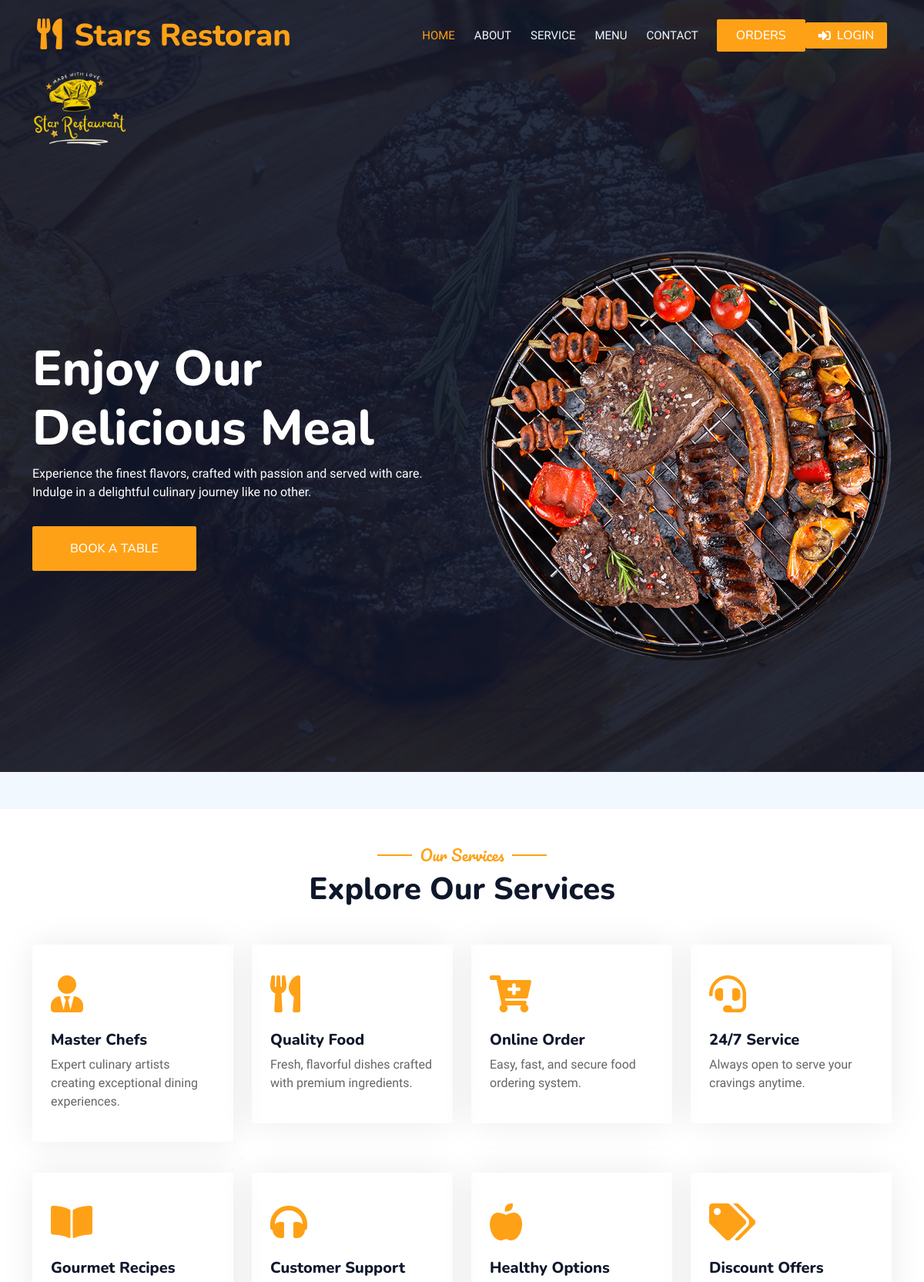
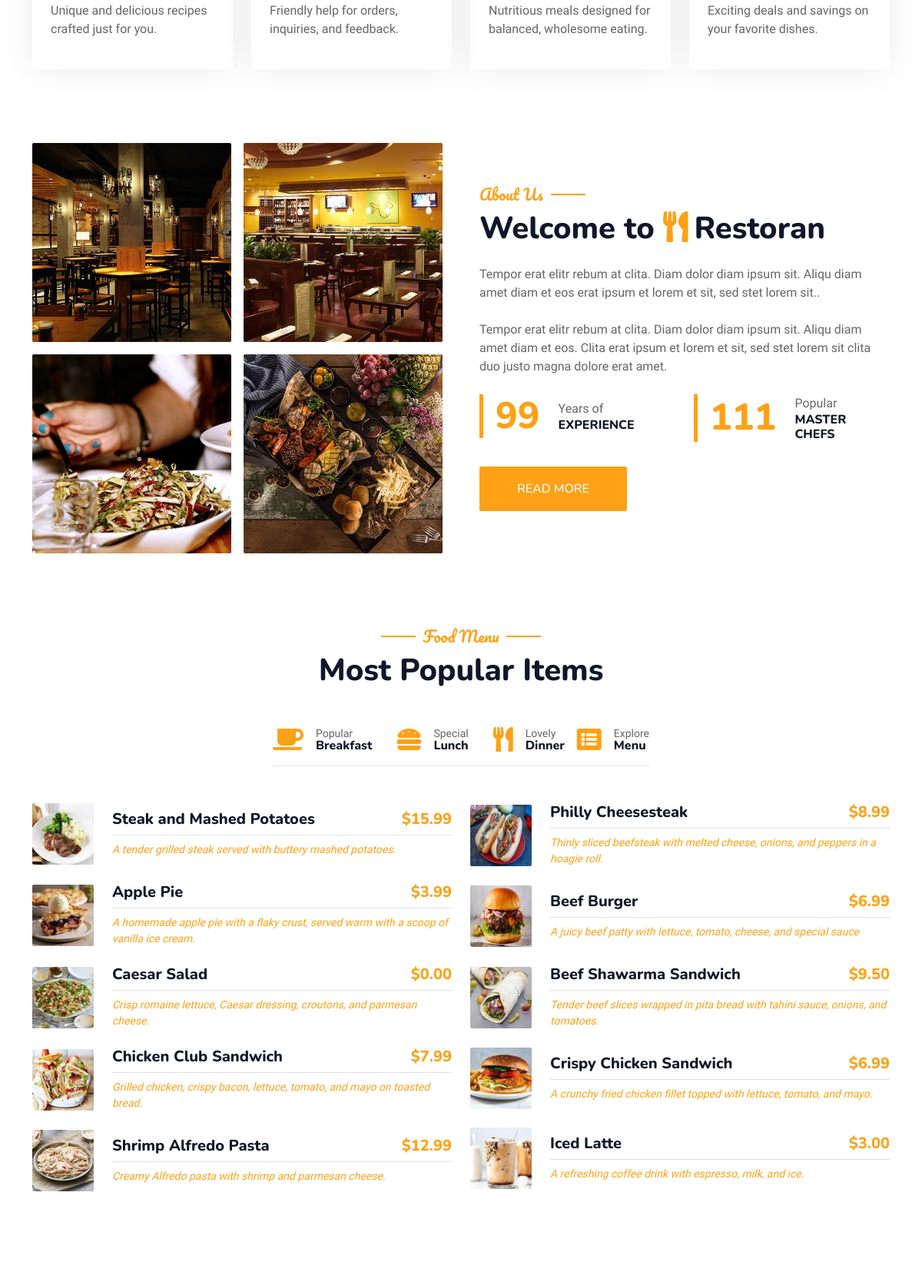
Page /stars/restaurant/ (upper part) on the committed database (2 pictures, top to bottom).
### restaurant_app/models.py (models this page shows, shortened)
class Rest_detail(models.Model):
    name = models.CharField(max_length=255,blank=False,default='restaurant')
    address = models.CharField(max_length=255,blank=False,default='address')
    phone_number = models.CharField(max_length=20,blank=False,default='phone_number')
    email = models.EmailField(max_length=255,blank=False,default='email')
    image = models.ImageField(upload_to='restaurant/',default='defa/defa.png')
    description1 = models.CharField(max_length=255,default='Enjoy OurDelicious Meal')
    description2 = models.CharField(max_length=1500,default='Tempor erat elitr rebum at clita. Diam dolor diam ipsum sit. Aliqu diam amet diam et eos. Clita erat ipsum et lorem et sit, sed stet lorem sit clita duo justo magna dolore erat amet')

class Services(models.Model):
    name = models.CharField(max_length=50, blank=False, default='Service')
    description = models.CharField(max_length=2500,blank=False,default='description of services')
    icon = models.ImageField(upload_to='icons/',default='defa/client.png')
    text_icon = models.CharField(max_length=2500,default='fa fa-3x fa-cart-plus text-primary mb-4')

class AboutUsImage(models.Model):
    about_us = models.ForeignKey(AboutUs, on_delete=models.CASCADE, related_name="images")
    image = models.ImageField(upload_to="about_us_images/")

class AboutUs(models.Model):
    paragraph_one = models.CharField(max_length=2500)
    paragraph_two = models.CharField(max_length=2500)
    experience_years = models.PositiveIntegerField(default=15)
    master_chefs = models.PositiveIntegerField(default=50)

class Food(models.Model):
    name = models.CharField(max_length=255,blank=False,default='food')
    price = models.DecimalField(max_digits=6, decimal_places=2,default=0.0)
    image = models.ImageField(upload_to=upload_to_dynamic,default='defa/defa.png')
    description = models.CharField(max_length=255,blank=False,default='description')
    class Meta:
        abstract = True

class Meals(Food):
    def __str__(self):
        return f"{self.name}"

class Sweets(Food):
    def __str__(self):
        return f"{self.name}"

class SizePriceMixin(models.Model):
    class Size(models.TextChoices):
        SMALL = 'SM', 'Small'
        MEDIUM = 'ME', 'Medium'
        LARGE = 'LA', 'Large'
    size = models.CharField(max_length=2, choices=Size.choices, default=Size.SMALL)
    small_price = models.DecimalField(max_digits=6, decimal_places=2, default=0.0)
    medium_price = models.DecimalField(max_digits=6, decimal_places=2, default=0.0)
    large_price = models.DecimalField(max_digits=6, decimal_places=2, default=0.0)
    class Meta:
        abstract = True

class Salads(Food, SizePriceMixin):
    def __str__(self):
        return f"{self.name} - {self.get_price_by_size(self.size)}"

class Sandwiches(Food):
    def __str__(self):
        return f"{self.name}"

class Drinks(Food, SizePriceMixin):
    class TypeOfDrinks(models.TextChoices):
        HOT = 'HO', 'Hot'
        COLD = 'CO', 'Cold'
    type_of_drink = models.CharField(max_length=2, choices=TypeOfDrinks.choices, default=TypeOfDrinks.COLD)

### restaurant_app/views.py (the view)
# urls.py: path('',views.home,name='home'),
def home(request):
    rest_detail = get_object_or_404(Rest_detail,pk =1)
    services = Services.objects.all()
    about_us = AboutUs.objects.first()
    about_us_images = AboutUsImage.objects.filter(about_us=about_us) if about_us else None
    drinks = Drinks.objects.all()
    meals = Meals.objects.all()
    sandwiches = Sandwiches.objects.all()
    grills = Grills.objects.all()
    sweets = Sweets.objects.all()
    salads = Salads.objects.all()
    comments = Comment.objects.filter(status='approved').order_by('-created_at')
    chefs = Chefs.objects.all()
    if chefs.count()>=4:
        chefs = random.sample(list(chefs), 4)
    combined_items = list(chain(drinks, meals, sandwiches, grills, sweets, salads))
    shuffle(combined_items)  # Shuffle the combined items
    items = combined_items[:10]  # Get 10 random items
    if items:
        half = len(items) // 2
        first_half = items[:half]
        second_half = items[half:]
    else:
        first_half = []
        second_half = []
    context = {
        'rest_detail': rest_detail,
        'services': services,
        'about_us': about_us,
        'about_us_images': about_us_images,
        'drinks': drinks,
        'meals': meals,
        'sandwiches': sandwiches,
        'grills': grills,
        'sweets': sweets,
        'salads': salads,
        'chefs': chefs,
        'comments':comments,
        'first_half': first_half,
        'second_half': second_half,
        }
    return render(request,'restaurant/index.html',context)

### restaurant_app/templates/restaurant/index.html (shortened to what this page needs)
{% extends 'restaurant/base.html' %}
{% load static %}
{% block content %}
<!DOCTYPE html>
<html lang="en">
<head>
    <link rel="stylesheet" href="https://cdnjs.cloudflare.com/ajax/libs/OwlCarousel2/2.3.4/assets/owl.carousel.min.css">
    <link rel="stylesheet" href="https://cdnjs.cloudflare.com/ajax/libs/OwlCarousel2/2.3.4/assets/owl.theme.default.min.css">
    <link rel="stylesheet" href="https://cdnjs.cloudflare.com/ajax/libs/animate.css/4.1.1/animate.min.css">
<link rel="stylesheet" href="https://cdnjs.cloudflare.com/ajax/libs/OwlCarousel2/2.3.4/assets/owl.carousel.min.css">
<link rel="stylesheet" href="https://cdnjs.cloudflare.com/ajax/libs/OwlCarousel2/2.3.4/assets/owl.theme.default.min.css">
</head>
<body>
    <div class="container-xxl bg-white p-0">
        <div class="container-xxl py-5">
            <div class="container">
                <div class="text-center wow fadeInUp" data-wow-delay="0.1s">
                    <h5 class="section-title ff-secondary text-center text-primary fw-normal">Our Services</h5>
                    <h1 class="mb-5">Explore Our Services</h1>
                </div>
                <div class="row g-4">
                    {% for service in services %}
                    <div class="col-lg-3 col-sm-6 wow fadeInUp" data-wow-delay="0.1s">
                        <div class="service-item rounded pt-3">
                            <div class="p-4">
                                <i class="{{ service.text_icon }}"></i>
                                <h5>{{ service.name }}</h5>
                                <p>{{ service.description }}</p>
                            </div>
                        </div>
                    </div>
                    {% if forloop.counter|divisibleby:4 and not forloop.last %}<p></p>
                    </div><div class="row g-4">
                    {% endif %}
                    {% endfor %}
                </div>
            </div>
        </div>
        <div class="container-xxl py-5">
            <div class="container">
                <div class="row g-5 align-items-center">
                    <div class="col-lg-6">
                        <div class="row g-3">
                            {% for image in about_us_images %}
                                <div class="col-6 text-start">
                                    <img class="img-fluid rounded w-100 wow zoomIn" data-wow-delay="0.1s" src="{{ image.image.url }}">
                                </div>
                            {% endfor %}
                        </div>
                    </div>
                    <div class="col-lg-6">
                        <h5 class="section-title ff-secondary text-start text-primary fw-normal">About Us</h5>
                        <h1 class="mb-4">Welcome to <i class="fa fa-utensils text-primary me-2"></i>Restoran</h1>
                        <p class="mb-4">{{about_us.paragraph_one}}.</p>
                        <p class="mb-4">{{about_us.paragraph_two}}.</p>
                        <div class="row g-4 mb-4">
                            <div class="col-sm-6">
                                <div class="d-flex align-items-center border-start border-5 border-primary px-3">
                                    <h1 class="flex-shrink-0 display-5 text-primary mb-0" data-toggle="counter-up">{{about_us.experience_years}}</h1>
                                    <div class="ps-4">
                                        <p class="mb-0">Years of</p>
                                        <h6 class="text-uppercase mb-0">Experience</h6>
                                    </div>
                                </div>
                            </div>
                            <div class="col-sm-6">
                                <div class="d-flex align-items-center border-start border-5 border-primary px-3">
                                    <h1 class="flex-shrink-0 display-5 text-primary mb-0" data-toggle="counter-up">{{about_us.master_chefs}}</h1>
                                    <div class="ps-4">
                                        <p class="mb-0">Popular</p>
                                        <h6 class="text-uppercase mb-0">Master Chefs</h6>
                                    </div>
                                </div>
                            </div>
                        </div>
                        <a class="btn btn-primary py-3 px-5 mt-2" href="{% url 'restaurant_app:about' %}">Read More</a>
                    </div>
                </div>
            </div>
        </div>
<div class="container-xxl py-5">
    <div class="container">
        <div class="text-center wow fadeInUp" data-wow-delay="0.1s">
            <h5 class="section-title ff-secondary text-center text-primary fw-normal">Food Menu</h5>
            <h1 class="mb-5">Most Popular Items</h1>
        </div>
        <a href="{% url 'restaurant_app:menu' category='choose_as_you_like' %}" class="text-decoration-none">
            <div class="tab-class text-center wow fadeInUp" data-wow-delay="0.1s">
                <ul class="nav nav-pills d-inline-flex justify-content-center border-bottom mb-5">
                    <li class="nav-item">
                        <div class="d-flex align-items-center text-start mx-3 ms-0 pb-3">
                            <i class="fa fa-coffee fa-2x text-primary"></i>
                            <div class="ps-3">
                                <small class="text-body">Popular</small>
                                <h6 class="mt-n1 mb-0">Breakfast</h6>
                            </div>
                        </div>
                    </li>
                    <li class="nav-item">
                        <div class="d-flex align-items-center text-start mx-3 pb-3">
                            <i class="fa fa-hamburger fa-2x text-primary"></i>
                            <div class="ps-3">
                                <small class="text-body">Special</small>
                                <h6 class="mt-n1 mb-0">Lunch</h6>
                            </div>
                        </div>
                    </li>
                    <li class="nav-item">
                        <div class="d-flex align-items-center text-start mx-3 me-0 pb-3">
                            <i class="fa fa-utensils fa-2x text-primary"></i>
                            <div class="ps-3">
                                <small class="text-body">Lovely</small>
                                <h6 class="mt-n1 mb-0">Dinner</h6>
                            </div>
                        </div>
                    </li>
                    <li class="nav-item">
                        <div class="d-flex align-items-center text-start mx-3 me-0 pb-3">
                            <i class="fa fa-list-alt fa-2x text-primary"></i>
                            <div class="ps-3">
                                <small class="text-body">Explore</small>
                                <h6 class="mt-n1 mb-0">Menu</h6>
                            </div>
                        </div>
                    </li>
                </ul>
            </div>
        <div id="menu-content" class="row g-4">
            <div class="col-lg-6">
                {% for item in first_half %}
                <div class="d-flex align-items-center mb-4">
                    <img class="flex-shrink-0 img-fluid rounded" src="{{ item.image.url }}" alt="{{ item.name }}" style="width: 80px;">
                    <div class="w-100 d-flex flex-column text-start ps-4">
                        <h5 class="d-flex justify-content-between border-bottom pb-2">
                            <span>{{ item.name }}</span>
                            <span class="text-primary">${{ item.price }}</span>
                        </h5>
                        <small class="fst-italic">{{ item.description }}</small>
                    </div>
                </div>
                {% endfor %}
            </div>
            <div class="col-lg-6">
                {% for item in second_half %}
                <div class="d-flex align-items-center mb-4">
                    <img class="flex-shrink-0 img-fluid rounded" src="{{ item.image.url }}" alt="{{ item.name }}" style="width: 80px;">
                    <div class="w-100 d-flex flex-column text-start ps-4">
                        <h5 class="d-flex justify-content-between border-bottom pb-2">
                            <span>{{ item.name }}</span>
                            <span class="text-primary">${{ item.small_price|default:item.price }}</span>
                        </h5>
                        <small class="fst-italic">{{ item.description }}</small>
                    </div>
                </div>
                {% endfor %}
            </div>
        </div>
    </a>
    </div>
</div>
        <div class="container-xxl py-5 px-0 wow fadeInUp" data-wow-delay="0.1s">
        </div>
    </div>
</body>
</html>
{% endblock content %}

### restaurant_app/templates/restaurant/navbar.html (shortened to what this page needs)
{%load static%}
  <!DOCTYPE html>
  <html lang="en">
  <head>
  </head>
  <body>
        <div class="container-xxl position-relative p-0">
            <nav class="navbar navbar-expand-lg navbar-dark bg-dark px-4 px-lg-5 py-3 py-lg-0">
                <a href="" class="navbar-brand p-0">
                    <h1 class="text-primary m-0"><i class="fa fa-utensils me-3"></i>Stars Restoran</h1>
                </a>
                <div class="collapse navbar-collapse" id="navbarCollapse">
                    <div class="navbar-nav ms-auto py-0 pe-4">
                        <a href="{%url 'restaurant_app:home'%}" class="nav-item nav-link active">Home</a>
                        <a href="{%url 'restaurant_app:about' %}" class="nav-item nav-link">About</a>
                        <a href="{%url 'restaurant_app:services'%}" class="nav-item nav-link">Service</a>
                        <a href="{% url 'restaurant_app:menu' category='food_menu' %}" class="nav-item nav-link {{ menu|default:'' }}">Menu</a>
                        <a href="{%url 'restaurant_app:contact'%}" class="nav-item nav-link {{ contact|default:'' }}">Contact</a>
                    </div>
                    <a href="{% url 'restaurant_app:cart' %}" class="btn btn-primary py-2 px-4">Orders</a>
                    {% if user.is_authenticated %}
                    <form method="post" action="{% url 'accounts:logout' %}" class="d-inline">
                        {% csrf_token %}
                        <button type="submit" class="dropdown-item text-danger d-flex align-items-center">
                            <i class="fas fa-sign-out-alt me-2"></i> Logout
                        </button>
                    </form>
                {% else %}
                    <a href="{% url 'accounts:login' %}" class="btn btn-primary d-flex align-items-center py-1 px-3">
                        <i class="fas fa-sign-in-alt me-2"></i> Login
                    </a>
                {% endif %}
                </div>
            </nav>
            <div class="container-xxl py-5 bg-dark hero-header mb-5">
                <img src="{{rest_detail.image.url}}" alt="Logo" style="width: 180px; height: 180px;">
                <div class="container my-5 py-5">
                    <div class="row align-items-center g-5">
                        <div class="col-lg-6 text-center text-lg-start">
                            <h1 class="display-3 text-white animated slideInLeft">{{rest_detail.description1}}</h1>
                            <p class="text-white animated slideInLeft mb-4 pb-2"> {{rest_detail.description2}}</p>
                            <a href="" class="btn btn-primary py-sm-3 px-sm-5 me-3 animated slideInLeft">Book A Table</a>
                        </div>
                        <div class="col-lg-6 text-center text-lg-end overflow-hidden">
                            <img class="img-fluid" src="{% static 'img/hero.png'%}" alt="">
                        </div>
                    </div>
                </div>
            </div>
        </div>
</body>
</html>

### rows in the picture
Rest_detail: image (picture), description1 "Enjoy Our Delicious Meal", description2 "Experience the finest flavors, crafted with passion and served with care. Indulge in a delightful culinary journey like no other."
Services: name "Master Chefs", description "Expert culinary artists creating exceptional dining experiences."
Services: name "Quality Food", description "Fresh, flavorful dishes crafted with premium ingredients."
Services: name "Online Order", description "Easy, fast, and secure food ordering system."
Services: name "24/7 Service", description "Always open to serve your cravings anytime."
Services: name "Gourmet Recipes", description "Unique and delicious recipes crafted just for you."
Services: name "Customer Support", description "Friendly help for orders, inquiries, and feedback."
Services: name "Healthy Options", description "Nutritious meals designed for balanced, wholesome eating."
Services: name "Discount Offers", description "Exciting deals and savings on your favorite dishes."
AboutUsImage: image (picture)
AboutUsImage: image (picture)
AboutUsImage: image (picture)
AboutUsImage: image (picture)
AboutUs: paragraph_one "Tempor erat elitr rebum at clita. Diam dolor diam ipsum sit. Aliqu diam amet diam et eos erat ipsum et lorem et sit, sed stet lorem sit.", paragraph_two "Tempor erat elitr rebum at clita. Diam dolor diam ipsum sit. Aliqu diam amet diam et eos. Clita erat ipsum et lorem et sit, sed stet lorem sit clita duo justo magna dolore erat amet", experience_years "99", master_chefs "111"
Meals: image (picture), name "Steak and Mashed Potatoes", price "15.99", description "A tender grilled steak served with buttery mashed potatoes."
Sweets: image (picture), name "Apple Pie", price "3.99", description "A homemade apple pie with a flaky crust, served warm with a scoop of vanilla ice cream."
Salads: image (picture), name "Caesar Salad", price "0.00", description "Crisp romaine lettuce, Caesar dressing, croutons, and parmesan cheese."
Sandwiches: image (picture), name "Chicken Club Sandwich", price "7.99", description "Grilled chicken, crispy bacon, lettuce, tomato, and mayo on toasted bread."
Meals: image (picture), name "Shrimp Alfredo Pasta", price "12.99", description "Creamy Alfredo pasta with shrimp and parmesan cheese."
Sandwiches: image (picture), name "Philly Cheesesteak", small_price "8.99", description "Thinly sliced beefsteak with melted cheese, onions, and peppers in a hoagie roll."
Meals: image (picture), name "Beef Burger", small_price "6.99", description "A juicy beef patty with lettuce, tomato, cheese, and special sauce"
Sandwiches: image (picture), name "Beef Shawarma Sandwich", small_price "9.50", description "Tender beef slices wrapped in pita bread with tahini sauce, onions, and tomatoes."
Sandwiches: image (picture), name "Crispy Chicken Sandwich", small_price "6.99", description "A crunchy fried chicken fillet topped with lettuce, tomato, and mayo."
Drinks: image (picture), name "Iced Latte", small_price "3.00", description "A refreshing coffee drink with espresso, milk, and ice."
